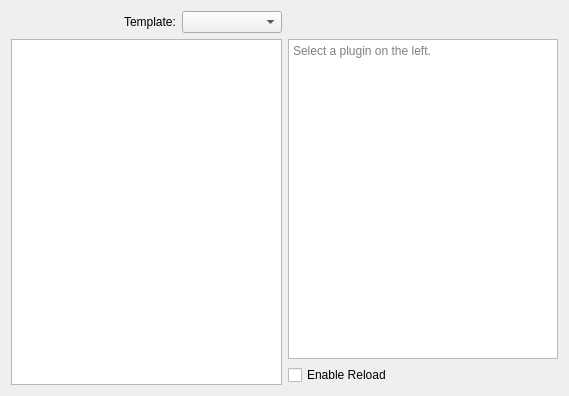
<?xml version="1.0" encoding="UTF-8"?>
<ui version="4.0">
 <class>PluginSelectionWidget</class>
 <widget class="QWidget" name="PluginSelectionWidget">
  <property name="geometry">
   <rect>
    <x>0</x>
    <y>0</y>
    <width>569</width>
    <height>396</height>
   </rect>
  </property>
  <property name="windowTitle">
   <string>Form</string>
  </property>
  <layout class="QGridLayout" name="gridLayout">
   <item row="0" column="0">
    <layout class="QHBoxLayout" name="horizontalLayout">
     <item>
      <spacer name="horizontalSpacer">
       <property name="orientation">
        <enum>Qt::Horizontal</enum>
       </property>
       <property name="sizeHint" stdset="0">
        <size>
         <width>40</width>
         <height>20</height>
        </size>
       </property>
      </spacer>
     </item>
     <item>
      <widget class="QLabel" name="label">
       <property name="text">
        <string>Template:</string>
       </property>
      </widget>
     </item>
     <item>
      <widget class="QComboBox" name="Template">
       <property name="minimumSize">
        <size>
         <width>100</width>
         <height>0</height>
        </size>
       </property>
      </widget>
     </item>
    </layout>
   </item>
   <item row="0" column="1">
    <widget class="QLabel" name="dummy">
     <property name="text">
      <string/>
     </property>
    </widget>
   </item>
   <item row="1" column="0">
    <widget class="QListWidget" name="PluginsList"/>
   </item>
   <item row="1" column="1">
    <layout class="QVBoxLayout" name="verticalLayout">
     <item>
      <widget class="QPlainTextEdit" name="DescriptionText">
       <property name="readOnly">
        <bool>true</bool>
       </property>
       <property name="placeholderText">
        <string>Select a plugin on the left.</string>
       </property>
      </widget>
     </item>
     <item>
      <widget class="QCheckBox" name="LoadCopy">
       <property name="text">
        <string>Enable Reload</string>
       </property>
      </widget>
     </item>
    </layout>
   </item>
  </layout>
 </widget>
 <resources/>
 <connections/>
</ui>
